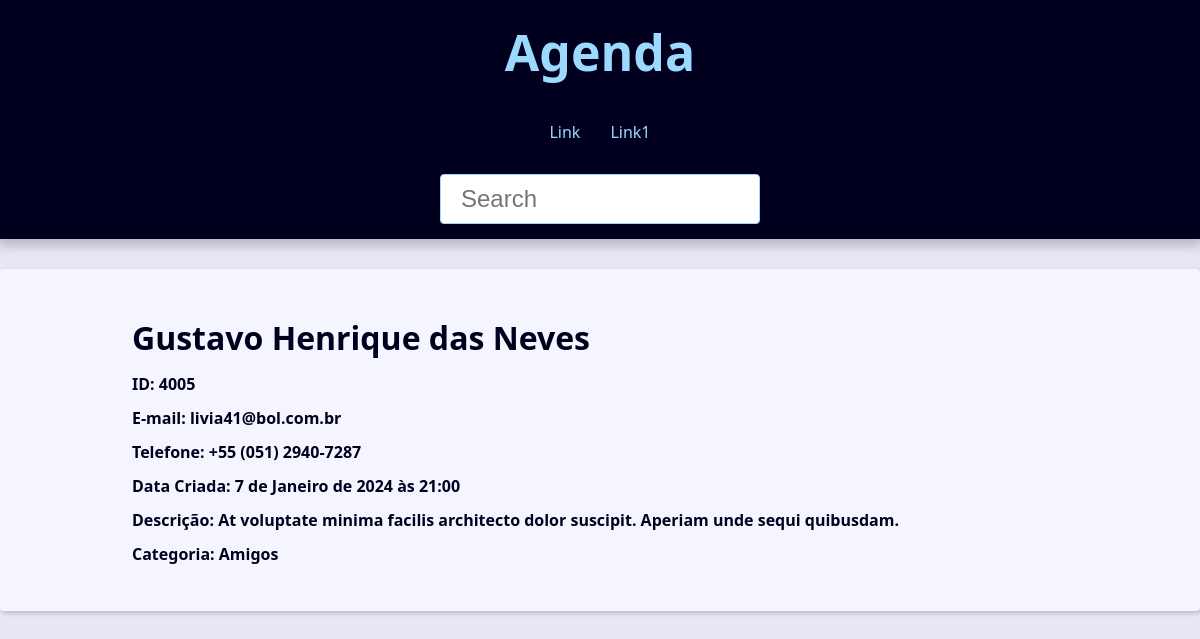
Page /contact/4005/ on the committed database.
### contact/models.py (models this page shows, shortened)
class Contact(models.Model):
    first_name = models.CharField(max_length=50)
    last_name = models.CharField(max_length=50, blank=True, )
    phone = models.CharField(max_length=50, verbose_name='Telefone')
    email = models.EmailField(max_length=254, blank=True)
    created_date = models.DateTimeField(default=timezone.now)
    description = models.TextField(blank=True)
    show = models.BooleanField(default=True)
    picture = models.ImageField(blank=True, upload_to='pictures/%Y/%m/')
    category = models.ForeignKey(
        Category,
        on_delete= models.SET_NULL,
        blank=True, null=True
        )
    owner = models.ForeignKey(
        User,
        on_delete= models.SET_NULL,
        blank=True, null=True
        )

class Category(models.Model):
    class Meta:
        verbose_name = 'Category'
        verbose_name_plural = 'Categories'
    name = models.CharField(max_length=50)
    def __str__(self) -> str:
        return self.name

### contact/views/contact_views.py (the view)
# urls.py: path('contact/<int:contact_id>/', views.contact, name='contact'),
def contact(request,  contact_id):
    single_contact = get_object_or_404(
        Contact,pk=contact_id, show=True,
        )
    contact_name = f'{single_contact.first_name} {single_contact.last_name}'
    context = {
        'contact': single_contact,
        'site_title': contact_name
    }
    return render(
        request,
        'contact/contact.html',
        context
    )

### contact/templates/contact/contact.html
{% extends 'global/base.html' %}
{% block content %}
   <div class="single-contact">
      <h1 class="single-contact-name">
        {{ contact.first_name }} {{ contact.last_name }}
      </h1>
      <p>
        <b>ID: {{ contact.id }}</b>
    </p>
    <p>
        <b>E-mail: {{ contact.email }}</b>
    </p>
    <p>
        <b>Telefone: {{ contact.phone }}</b>
    </p>
    <p>
        <b>Data Criada: {{ contact.created_date }}</b>
    </p>
    <p>
        <b>Descrição: {{ contact.description }}</b>
    </p>
    <p>
        <b>Categoria: {{ contact.category }}</b>
    </p>
   </div>
{% endblock content %}

### base_static/global/css/style.css (style rules this page uses)
:root { --spacing: 1.5rem; --link-dark-color: rgb(0, 83, 134); --link-light-color: rgb(156, 217, 255); --clr-white: rgb(245, 245, 255); --clr-black: rgb(0, 0, 30); --clr-light-gray: rgb(230, 230, 245); --clr-dark-shadow-5: rgba(0, 0, 10, 5%); --clr-dark-shadow-10: rgba(0, 0, 10, 10%); --clr-dark-shadow-20: rgba(0, 0, 10, 20%); --clr-light-shadow-5: rgba(200, 200, 255, 5%); --clr-light-shadow-10: rgba(200, 200, 255, 10%); --clr-light-shadow-20: rgba(200, 200, 255, 20%); --main-page-width: 120rem; --table-min-width: 60rem; --biggest-font-size: 5rem; --bigger-font-size: 4rem; --big-font-size: 3.2rem; --medium-font-size: 2.4rem; --small-font-size: 1.6rem; --smaller-font-size: 1.4rem; --smallest-font-size: 1.2rem; --transition-fast: 300ms; --transition-medium: 600ms; --transition-slow: 1s; --default-border-radius: 4px; }
*, *::before, *::after { margin: 0; padding: 0; box-sizing: border-box; }
html { font-size: 62.5%; }
body { font-family: system-ui, -apple-system, BlinkMacSystemFont, 'Segoe UI', Roboto, Oxygen, Ubuntu, Cantarell, 'Open Sans', 'Helvetica Neue', sans-serif; line-height: 1.5; font-size: var(--small-font-size); color: var(--clr-black); -webkit-font-smoothing: antialiased; background: var(--clr-light-gray); }
@media (min-width: 600px) { .single-contact { max-width: 80%; margin: calc(var(--spacing) * 2) auto; } }
.single-contact h1 { margin: 1rem 0; }
.single-contact p { margin: 1rem 0; }

### rows in the picture
Contact: first_name "Gustavo", last_name "Henrique das Neves", id "4005", email "livia41@bol.com.br", phone "+55 (051) 2940-7287", created_date "7 de Janeiro de 2024 às 21:00", description "At voluptate minima facilis architecto dolor suscipit. Aperiam unde sequi quibusdam.", category "Amigos"
